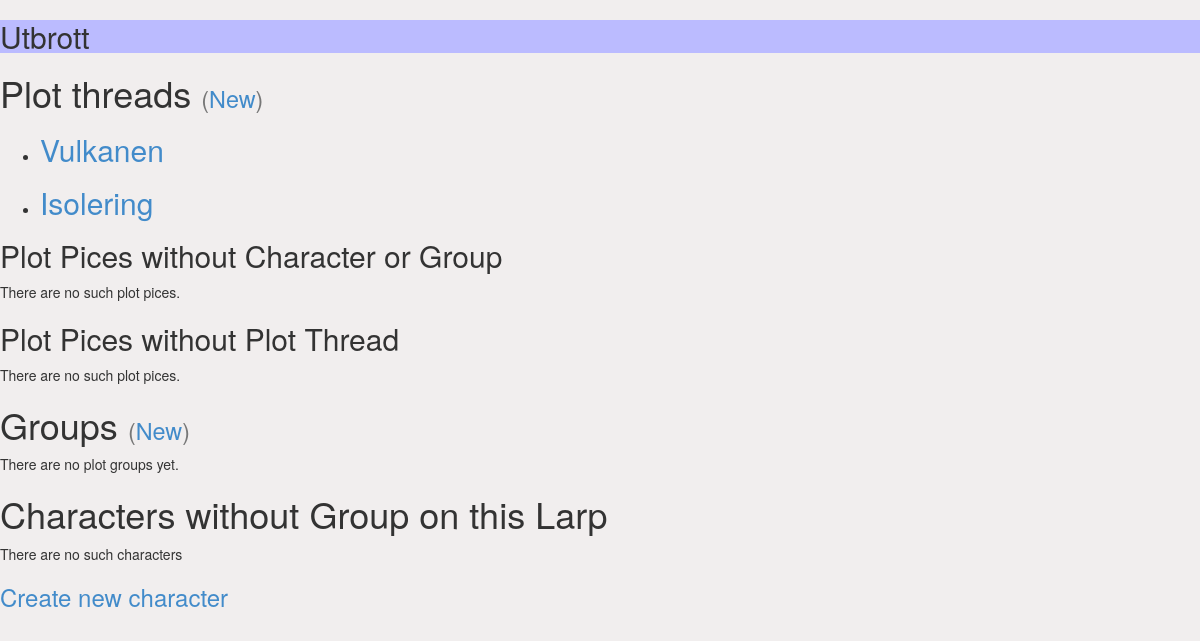
The page /GM/larp/3/plots/ on the database as committed earlier.
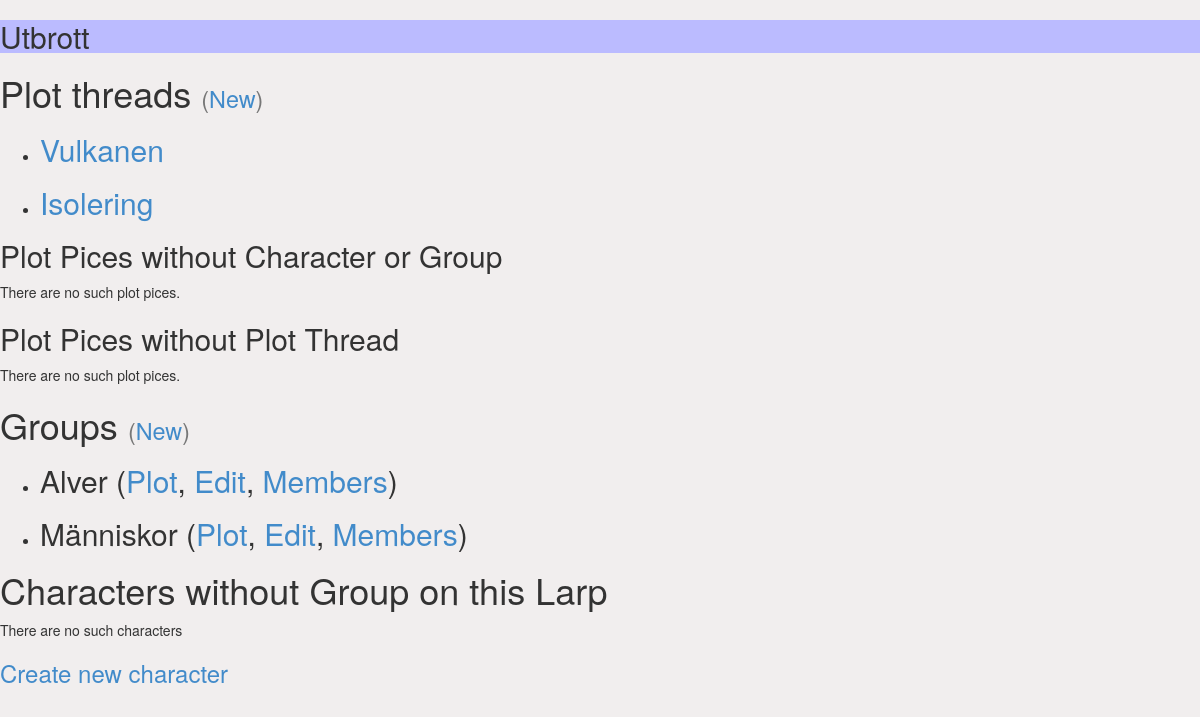
The same page on the database as committed later.
### plots/models.py (models this page shows, shortened)
class LarpPlotThread(models.Model):
    larp = models.ForeignKey('Larp')
    plot_thread = models.ForeignKey('PlotThread')
    class Meta():
        unique_together = (('larp','plot_thread'),)
    plot_is_finished = models.BooleanField(default=False)
    plot_is_finished.verbose_name = "plot thread is finished"
    def name(self):
        return self.plot_thread.name
    def characters(self):
        return PersonalPlot.objects.filter(plotpice__in=self.plot_parts() )
    characters.help_text = (
         'Characters that have part in the plot line, not including group plots')
    characters.short_description = 'Characters involved'
    def characters_string(self):
        return ',\n '.join([character.name for character in self.characters().all()])
    characters_string.help_text = characters.help_text
    characters_string.short_description = characters.short_description
    characters_string.verbose_name = 'characters'
    def groups(self):
        return GroupPlot.objects.filter(plotpice__in=self.plot_parts() )
    groups.help_text = (
        'Groupes that have part in the plot line, not including individual character plots')
    groups.short_description = 'Groupes involved'
    def groups_string(self):
        return ',\n '.join([group.name for group in self.groups().all()])
    groups_string.help_text = groups.help_text
    groups_string.short_description = groups.short_description
    groups_string.verbose_name = 'groups'
    def groups_incl_char(self):
        return GroupPlot.objects.filter(
                    models.Q( plotpice__in=self.plot_parts() ) |
                    models.Q( character__in=self.characters() )
               ).distinct()
    groups_incl_char.help_text = (
        'Groupes that have part in the plot line, including individual character plots')
    groups_incl_char.short_description = 'Someone in group is involved'
    groups_incl_char.verbose_name = 'groups incl. personal plots'
    def groups_incl_char_string(self):
        return ',\n '.join([group.name for group in self.groups_incl_char().all()])
    groups_incl_char_string.short_description = groups_incl_char.short_description
    groups_incl_char_string.help_text = groups_incl_char.help_text
    groups_incl_char_string.verbose_name = groups_incl_char.verbose_name

class BasicModel(models.Model):
    class Meta:
        abstract = True
        ordering = ['name']
    name = models.CharField(max_length=50)

class PlotThread(BasicModel):
    summery = models.TextField(blank=True, default='')
    larps = models.ManyToManyField(
                'Larp', null=True, blank=True, through='LarpPlotThread')

class Group(BasicModel):
    show_members = models.BooleanField(default=False)
    show_members.help_text = 'Members presentation is made public.'
    show_group = models.BooleanField(default=False)
    show_group.help_text = 'Group description is made public.'
    is_open = models.BooleanField(default=False)
    group_description = models.TextField(blank=True, default='')
    members_presentations = models.TextField(blank=True, default='')
    characters = models.ManyToManyField(
                'Character', null=True, blank=True, through='Membership')
    characters.verbose_name = "members"
    larps = models.ManyToManyField(
                'Larp', null=True, blank=True, through='GroupPlot' )

### plots/GM/views.py (the view)
# urls.py: url(r'^larp/(?P<id>\d+)/plots/$', views.larp_plots, name='larp_plots'),
def larp_plots(request, id):
    larp = get_object_or_404(Larp, pk=id)
    larp_plot_threads = larp.larpplotthread_set.all()
    groups = larp.groups.all()
    characters = larp.characters.all()
    return render(request, 'plots/GM/larp_plots.html',
              { 'larp': larp,
                'larp_plot_threads': larp_plot_threads,
                'groups': groups,
                'characters': characters,
                'characters_without_group':
                   [character for character in characters
                    if list( character.groups.filter(larp=larp) )==[] ],
                'plot_pices_without_character_or_group':
                   [plot_pice for plot_pice in larp.plotpice_set.all()
                    if (list( plot_pice.characters.filter(larp=larp) )==[]
                        and list( plot_pice.groups.filter(larp=larp) )==[] ) ],
                'plot_pices_without_plot_thread':
                   [plot_pice for plot_pice in larp.plotpice_set.all()
                    if list( plot_pice.plot_threads.filter(larp=larp) )==[] ],
                } )

### plots/templates/plots/GM/larp_plots.html (shortened to what this page needs)
{% extends "plots/GM/basic.html" %}
{% block body %}
<h1> Plot threads <small>(<a href="{% url 'GM:new_larp_plot_thread' larp.id %}">New</a>)</small></h1>
{% if larp_plot_threads %}
    <ul>
    {% for larp_plot_thread in larp_plot_threads %}
        <li>
        <h2> <a href="{% url 'GM:plots' 'larp_plot_thread' larp_plot_thread.id %}">
        {{ larp_plot_thread.name }} </a> </h2>
        </li>
    {% endfor %}
    </ul>
{% else %}
    <p>There are no plot threads yet.</p>
{% endif %}
<h2> Plot Pices without Character or Group </h2>
{% if plot_pices_without_character_or_group %}
    <ul>
    {% for plot_pice in plot_pices_without_character_or_group %}
        <li>
        <h3> <a href="{% url 'GM:plot_pice' larp.id plot_pice.id %}">
        {{ plot_pice }} </a> </h3>
        </li>
    {% endfor %}
    </ul>
{% else %}
    <p>There are no such plot pices.</p>
{% endif %}
<h2> Plot Pices without Plot Thread </h2>
{% if plot_pices_without_plot_thread %}
    <ul>
    {% for plot_pice in plot_pices_without_plot_thread %}
        <li>
        <h3> <a href="{% url 'GM:plot_pice' larp.id plot_pice.id %}">
        {{ plot_pice }} </a> </h3>
        </li>
    {% endfor %}
    </ul>
{% else %}
    <p>There are no such plot pices.</p>
{% endif %}
<h1> Groups <small>(<a href="{% url 'GM:new_group' larp.id %}">New</a>)</small> </h1>
{% if groups %}
    <ul>
    {% for group in groups %}
        <li>
        <h2>
        {{ group.name }}
        (<a href="{% url 'GM:group_plot' larp.id group.id %}">Plot</a>,
         <a href="{% url 'GM:group' larp.id group.id %}">Edit</a>,
         <a href="{% url 'GM:members' larp.id group.id %}">Members</a>)
        </h2>
        </li>
    {% endfor %}
    </ul>
{% else %}
    <p>There are no plot groups yet.</p>
{% endif %}
<h1> Characters without Group on this Larp </h1>
{% if characters_without_group %}
    <ul>
    {% for character in characters_without_group %}
        <li>
        <h3>
        {{ character.heading|safe }}
        (<a href="{% url 'GM:personal_plot' larp.id character.id %}">Plot</a>,
         <a href="{% url 'GM:character' larp.id character.id %}">Edit</a>)
        </h3>
        </li>
    {% endfor %}
    </ul>
{% else %}
    <p> There are no such characters </p>
{% endif %}
<h3>
<a href="{% url 'GM:new_character' larp.id %}">Create new character</a>
</h3>
{% endblock %}

Rows that differ between the two databases and show on the page:
added Group: name "Alver"
added Group: name "Människor"
Other text that changed with them:
text no longer shown: "There are no plot groups yet."
